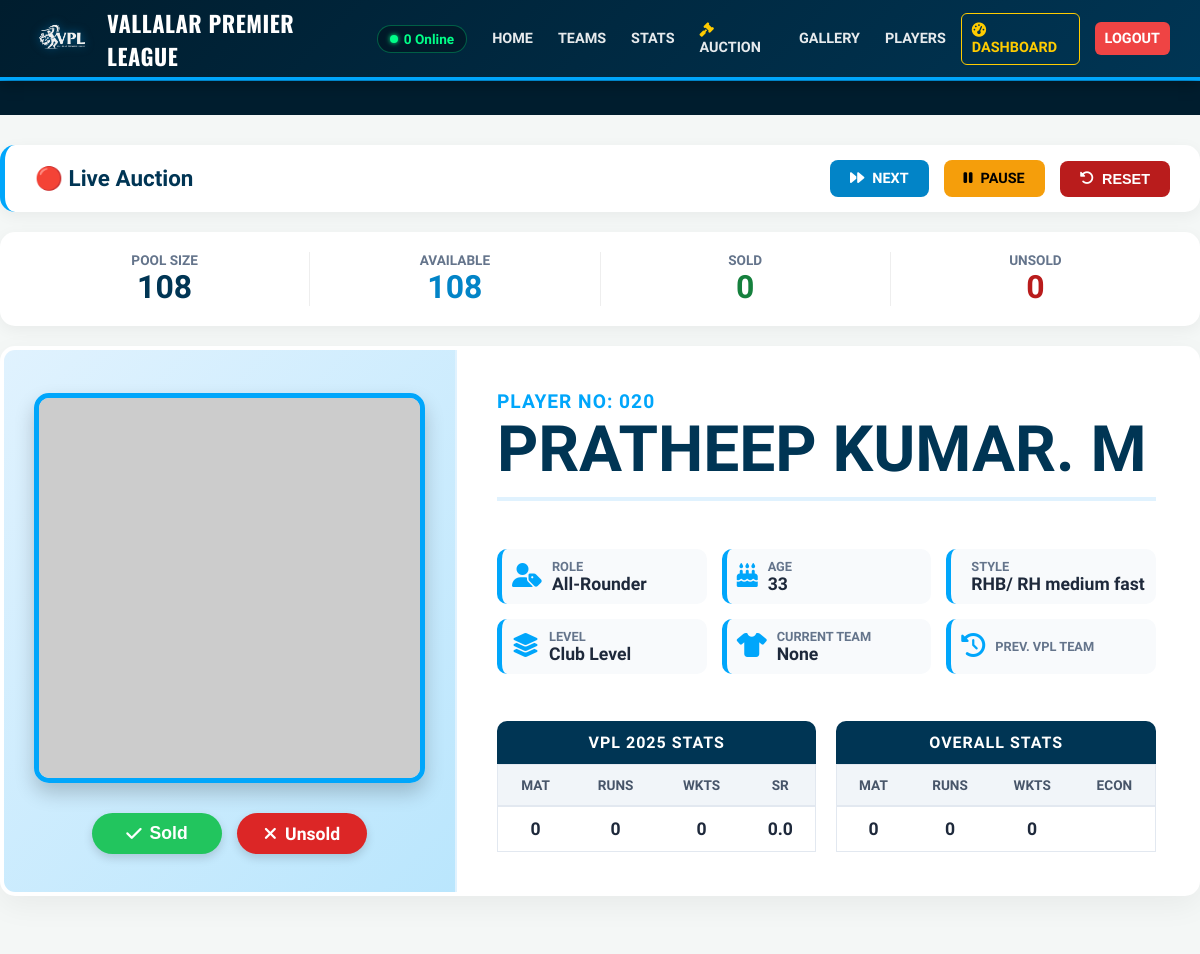
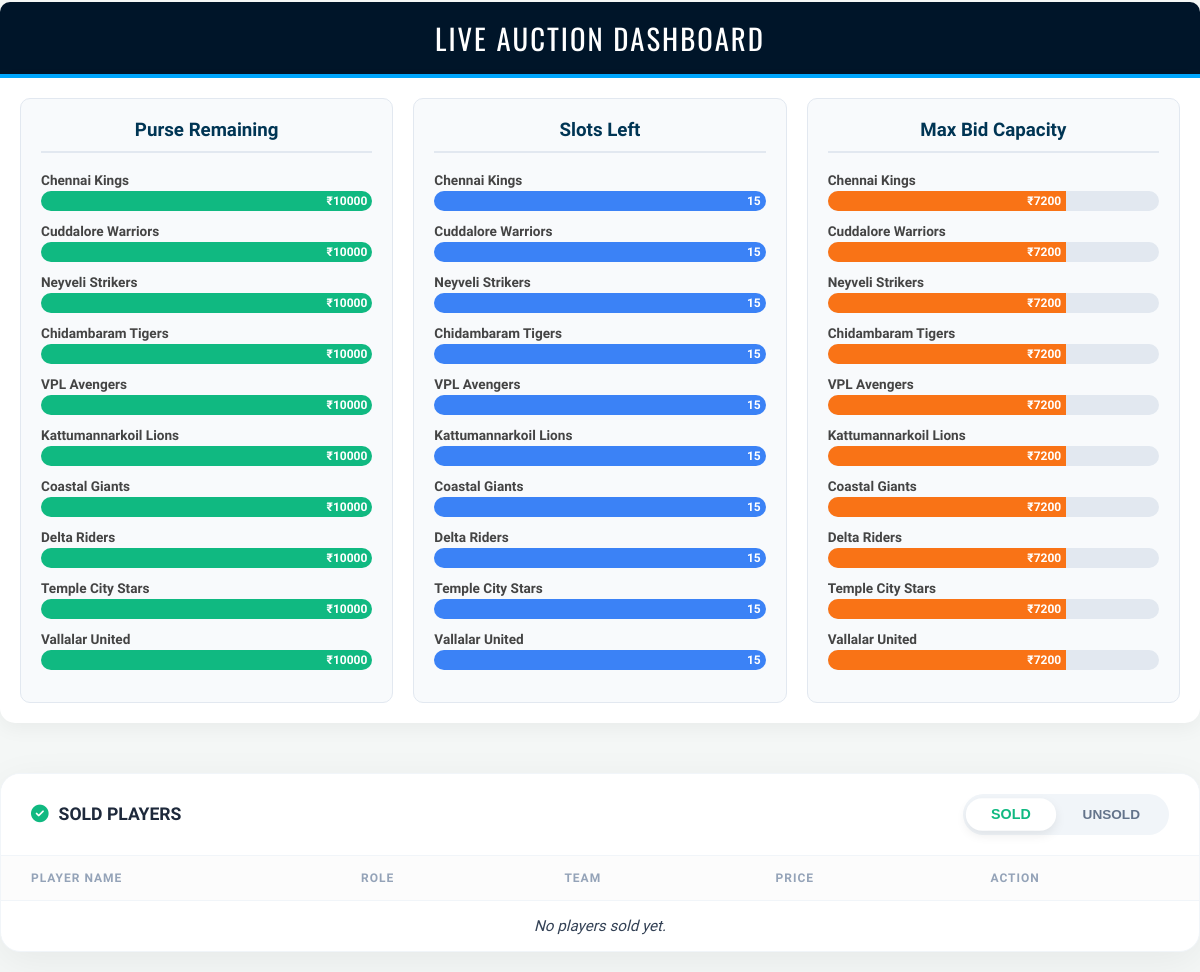
The app's page /auction (signed in) with its own data (2 pictures, top to bottom).
### app.py (models this page shows, shortened)
class Player(db.Model):
    id = db.Column(db.Integer, primary_key=True)
    vpl_id = db.Column(db.String(20), unique=True)
    full_name = db.Column(db.String(100), nullable=False)
    age = db.Column(db.Integer)
    phone = db.Column(db.String(15), unique=True, nullable=False)
    level = db.Column(db.String(50))
    role = db.Column(db.String(50))
    style = db.Column(db.String(100))
    ch_mobile = db.Column(db.String(15))
    ch_name = db.Column(db.String(100))
    current_team = db.Column(db.String(100))
    prev_team = db.Column(db.String(100))
    photo = db.Column(db.String(200))
    shirt_name = db.Column(db.String(50))
    shirt_number = db.Column(db.Integer)
    shirt_size = db.Column(db.String(10))
    sleeves = db.Column(db.String(20))
    payment_method = db.Column(db.String(50))
    status = db.Column(db.String(20), default='Pending Approval')
    payment_screenshot = db.Column(db.String(200))
    comments = db.Column(db.Text)
    vpl_mat = db.Column(db.Integer, default=0)
    vpl_runs = db.Column(db.Integer, default=0)
    vpl_wkts = db.Column(db.Integer, default=0)
    vpl_sr = db.Column(db.Float, default=0.0)
    or_mat = db.Column(db.Integer, default=0)
    or_runs = db.Column(db.Integer, default=0)
    or_wkts = db.Column(db.Integer, default=0)
    or_sr = db.Column(db.Float, default=0.0)
    auction_status = db.Column(db.String(20), default='Upcoming') # Upcoming, Live, Sold, Unsold
    base_price = db.Column(db.Integer, default=200)
    current_bid = db.Column(db.Integer, default=0)
    bid_team_name = db.Column(db.String(100), nullable=True)
    sold_price = db.Column(db.Integer, default=0)
    team_id = db.Column(db.Integer, db.ForeignKey('team.id'), nullable=True)

class Team(db.Model):
    id = db.Column(db.Integer, primary_key=True)
    name = db.Column(db.String(100), nullable=False)
    logo = db.Column(db.String(100), default='default_team.png')
    color = db.Column(db.String(20), default='#00a6fb')
    purse_amount = db.Column(db.Integer, default=10000)
    spent_amount = db.Column(db.Integer, default=0)
    players_count = db.Column(db.Integer, default=0)
    rtm_count = db.Column(db.Integer, default=2)
    players = db.relationship('Player', backref='team', lazy=True)
    @property
    def purse_rem(self):
        return self.purse_amount - self.spent_amount
    @property
    def slots_left(self):
        return 15 - self.players_count
    @property
    def max_bid(self):
        if self.slots_left <= 0: return 0
        if self.slots_left == 1: return self.purse_rem
        reserved_money = (self.slots_left - 1) * 200
        return max(0, self.purse_rem - reserved_money)

### app.py (the view)
@app.route('/auction')
def auction():
    control = AuctionControl.query.first()
    if not control:
        control = AuctionControl(current_player_id=None, status='Not Started')
        db.session.add(control)
        db.session.commit()
    if control.current_player_id:
        current_player = db.session.get(Player, control.current_player_id)
    else:
        current_player = None
    stats = {
        'pool': Player.query.count(),
        'sold': Player.query.filter_by(auction_status='Sold').count(),
        'unsold': Player.query.filter_by(auction_status='Unsold').count(),
        'available': Player.query.filter(Player.auction_status.notin_(['Sold', 'Unsold'])).count()
    }
    teams = Team.query.all()
    dash_data = []
    MAX_PURSE = 10000 # Adjust if your max budget is different
    MAX_SLOTS = 15    # Adjust if your team size is different
    for t in teams:
        dash_data.append({
            'id': t.id,
            'name': t.name,
            'purse_rem': t.purse_rem,
            'purse_pct': (t.purse_rem / MAX_PURSE) * 100 if MAX_PURSE > 0 else 0,
            'slots_left': t.slots_left,
            'slots_pct': (t.slots_left / MAX_SLOTS) * 100 if MAX_SLOTS > 0 else 0,
            'max_bid': t.max_bid,
            'max_bid_pct': (t.max_bid / MAX_PURSE) * 100 if MAX_PURSE > 0 else 0,
            'rtm_count': t.rtm_count
        })
    is_admin = current_user.is_authenticated and current_user.role in ['admin', 'super_admin']
    is_captain = current_user.is_authenticated and current_user.role == 'captain'
    sold_players = Player.query.filter_by(auction_status='Sold').order_by(Player.id.desc()).all()
    unsold_players = Player.query.filter_by(auction_status='Unsold').order_by(Player.id.desc()).all()
    wishlist_ids = []
    my_wishlist_players = []
    if is_captain:
        wishlist_items = Wishlist.query.filter_by(user_id=current_user.id).all()
        wishlist_ids = [item.player_id for item in wishlist_items]
        if wishlist_ids:
            my_wishlist_players = Player.query.filter(Player.id.in_(wishlist_ids)).all()
    return render_template('auction.html',
                           player=current_player,
                           teams=dash_data,
                           stats=stats,
                           control=control,
                           is_admin=is_admin,
                           is_captain=is_captain,
                           sold_players=sold_players,
                           unsold_players=unsold_players,
                           wishlist_ids=wishlist_ids,
                           my_wishlist_players=my_wishlist_players)

### app.py (called while the page is built)
@login_manager.user_loader
def load_user(user_id):
    return db.session.get(User, int(user_id))  # <--- NEW WAY

@app.before_request
def update_last_seen():
    if current_user.is_authenticated:
        current_user.last_seen = datetime.now()
        db.session.commit()

@app.context_processor
def inject_online_count():
    try:
        five_mins_ago = datetime.now() - timedelta(minutes=5)
        count = User.query.filter(User.last_seen > five_mins_ago).count()
    except:
        count = 0
    return dict(online_count=count)

### templates/auction.html (shortened to what this page needs)
{% extends "base.html" %}
{% block content %}
<div class="auction-wrapper">
    <div class="top-header">
        <h2 class="header-title">
            {% if control.status == 'Not Started' %} Auction Ready
            {% elif control.status == 'Paused' %} ⚠️ Auction Paused
            {% else %} 🔴 Live Auction {% endif %}
        </h2>
        <div class="header-controls">
            {% if is_admin %}
                {% if control.status == 'Not Started' %}
                    <a href="{{ url_for('auction_control', action='start') }}" class="ctrl-btn btn-start"><i class="fa fa-play"></i> START</a>
                {% elif control.status == 'Live' %}
                    <a href="{{ url_for('pick_random_player') }}" class="ctrl-btn btn-next"><i class="fa fa-forward"></i> NEXT</a>
                    <a href="{{ url_for('auction_control', action='pause') }}" class="ctrl-btn btn-pause"><i class="fa fa-pause"></i> PAUSE</a>
                {% else %}
                    <a href="{{ url_for('auction_control', action='resume') }}" class="ctrl-btn btn-start"><i class="fa fa-play"></i> RESUME</a>
                {% endif %}
                <button onclick="openModal()" class="ctrl-btn btn-reset"><i class="fa fa-rotate-left"></i> RESET</button>
            {% else %}
                <span style="font-weight:bold; color:#64748b; background:#f1f5f9; padding:8px 15px; border-radius:20px;">
                    <i class="fa fa-eye"></i> Audience View
                </span>
            {% endif %}
        </div>
    </div>
    <div class="stats-bar">
        <div class="stat-item"><span class="stat-label">Pool Size</span><span class="stat-value">{{ stats.pool }}</span></div>
        <div class="stat-item"><span class="stat-label">Available</span><span class="stat-value" style="color:var(--info-color);">{{ stats.available }}</span></div>
        <div class="stat-item"><span class="stat-label">Sold</span><span class="stat-value" style="color:var(--success-color);">{{ stats.sold }}</span></div>
        <div class="stat-item"><span class="stat-label">Unsold</span><span class="stat-value" style="color:var(--danger-color);">{{ stats.unsold }}</span></div>
    </div>
    {% if player and control.status != 'Not Started' %}
    <div class="projector-container">
        <div class="card-sidebar">
            <div class="player-photo-frame">
                <img src="{{ url_for('static', filename='uploads/' + player.photo) }}" onerror="this.src='https://via.placeholder.com/400'" class="player-photo">
            </div>
            {% if is_admin and control.status == 'Live' %}
            <div class="action-row">
                 <button onclick="openSoldModal()" class="action-pill-btn pill-sold"><i class="fa fa-check"></i> Sold</button>
                 <a href="{{ url_for('mark_unsold', player_id=player.id) }}" class="action-pill-btn pill-unsold"><i class="fa fa-times"></i> Unsold</a>
            </div>
            {% endif %}
        </div>
        <div class="card-content">
            <div>
                <div class="player-no-label">PLAYER NO: {{ player.vpl_id | replace('VPL', '') | replace('-', '') | trim }}</div>
                <h1 class="player-name">{{ player.full_name }}</h1>
            </div>
            <div class="profile-grid">
                <div class="profile-item"><div class="profile-icon"><i class="fa fa-user-tag"></i></div><div class="profile-data"><label>Role</label><span>{{ player.role }}</span></div></div>
                <div class="profile-item"><div class="profile-icon"><i class="fa fa-birthday-cake"></i></div><div class="profile-data"><label>Age</label><span>{{ player.age }}</span></div></div>
                <div class="profile-item"><div class="profile-icon"></div><div class="profile-data"><label>Style</label><span>{{ player.style }}</span></div></div>
                <div class="profile-item"><div class="profile-icon"><i class="fa fa-layer-group"></i></div><div class="profile-data"><label>Level</label><span>{{ player.level }}</span></div></div>
                <div class="profile-item"><div class="profile-icon"><i class="fa fa-shirt"></i></div><div class="profile-data"><label>Current Team</label><span>{{ player.current_team }}</span></div></div>
                <div class="profile-item"><div class="profile-icon"><i class="fa fa-history"></i></div><div class="profile-data"><label>Prev. VPL Team</label></div></div>
            </div>
            <div style="display:flex; gap:20px; margin-top:20px;">
                <div class="stats-table-box">
                    <div class="stats-header">VPL 2025 Stats</div>
                    <table class="styled-table">
                        <tr><th>Mat</th><th>Runs</th><th>Wkts</th><th>SR</th></tr>
                        <tr><td>{{ player.vpl_mat }}</td><td>{{ player.vpl_runs }}</td><td>{{ player.vpl_wkts }}</td><td>{{ player.vpl_sr }}</td></tr>
                    </table>
                </div>
                <div class="stats-table-box">
                     <div class="stats-header">Overall Stats</div>
                     <table class="styled-table">
                        <tr><th>Mat</th><th>Runs</th><th>Wkts</th><th>Econ</th></tr>
                        <tr><td>{{ player.or_mat }}</td><td>{{ player.or_runs }}</td><td>{{ player.or_wkts }}</td><td>{{ player.or_econ }}</td></tr>
                    </table>
                </div>
            </div>
        </div>
    </div>
    {% endif %}
{% if is_admin %}
<div class="dashboard-section">
        <div class="dashboard-main-title">LIVE AUCTION DASHBOARD</div>
        <div class="dashboard-grid">
            <div class="dash-card">
                <h3>Purse Remaining</h3>
                {% for t in teams %}
                <div class="team-row">
                    <span class="t-name">{{ t.name }}</span>
                    <div class="progress-track">
                        <div class="progress-fill fill-green" style="width: {{ t.purse_pct }}%;">₹{{ t.purse_rem }}</div>
                    </div>
                </div>
                {% endfor %}
            </div>
            <div class="dash-card">
                <h3>Slots Left</h3>
                {% for t in teams %}
                <div class="team-row">
                    <span class="t-name">{{ t.name }}</span>
                    <div class="progress-track">
                        <div class="progress-fill fill-blue" style="width: {{ t.slots_pct }}%;">{{ t.slots_left }}</div>
                    </div>
                </div>
                {% endfor %}
            </div>
            <div class="dash-card">
                <h3>Max Bid Capacity</h3>
                {% for t in teams %}
                <div class="team-row">
                    <span class="t-name">{{ t.name }}</span>
                    <div class="progress-track">
                        <div class="progress-fill fill-orange" style="width: {{ t.max_bid_pct }}%;">₹{{ t.max_bid }}</div>
                    </div>
                </div>
                {% endfor %}
            </div>
        </div>
    </div>
    {% endif %}
<div class="player-list-container">
    <div class="list-header">
        <h3 class="list-title" id="list-title-text">
            <i class="fa fa-check-circle" style="color:#10b981;"></i> SOLD PLAYERS
        </h3>
        <div class="toggle-wrapper">
            <button onclick="switchTab('sold')" id="btn-sold" class="tab-btn sold-tab active">
                SOLD
            </button>
            <button onclick="switchTab('unsold')" id="btn-unsold" class="tab-btn unsold-tab">
                UNSOLD
            </button>
        </div>
    </div>
    <div id="sold-section" class="fade-in-section">
        <table class="pro-table">
            <thead>
                <tr>
                    <th>Player Name</th>
                    <th>Role</th>
                    <th>Team</th>
                    <th>Price</th>
                    {% if is_admin %}<th>Action</th>{% endif %}
                </tr>
            </thead>
            <tbody>
                {% for p in sold_players %}
                <tr>
                    <td class="col-name">{{ p.full_name }}</td>
                    <td><span class="badge-role">{{ p.role }}</span></td>
                    <td>
                        <div class="col-team">
                            <i class="fa fa-shirt"></i> {{ p.team.name if p.team else '--' }}
                        </div>
                    </td>
                    <td class="col-price">₹{{ p.sold_price }}</td>
                    {% if is_admin %}
                    <td>
                        <form action="{{ url_for('revert_last_sale') }}" method="POST" onsubmit="return confirm('Undo last sale?');" style="margin:0;">
                            <input type="hidden" name="player_id" value="{{ p.id }}">
                            <button type="submit" class="btn-undo-circle" title="Undo Sale">
                                <i class="fa fa-undo"></i>
                            </button>
                        </form>
                    </td>
                    {% endif %}
                </tr>
                {% else %}
                <tr><td colspan="5" class="empty-state">No players sold yet.</td></tr>
                {% endfor %}
            </tbody>
        </table>
    </div>
</div>
</div>
{% endblock %}

### templates/base.html (style rules this page uses)
:root { --vpl-blue: #00a6fb; --navy-dark: #001d2e; --navy-light: #003554; }
html, body { overflow-x: hidden; width: 100%; }
body { font-family: 'Segoe UI', sans-serif; margin: 0; padding-top: 125px; background: #f4f7f6; box-sizing: border-box; }
*, *:before, *:after { box-sizing: inherit; }

### records on screen
Player: full_name "PRATHEEP KUMAR. M", role "All-Rounder", age "33", style "RHB/ RH medium fast", level "Club Level", current_team "None", vpl_mat "0", vpl_runs "0", vpl_wkts "0", vpl_sr "0.0", or_mat "0", or_runs "0", or_wkts "0"
Team: name "Chennai Kings", {{ t.purse_pct }} 100.0 (drawn), purse_rem "10000", {{ t.slots_pct }} 100.0 (drawn), slots_left "15", {{ t.max_bid_pct }} 72.0 (drawn), max_bid "7200"
Team: name "Cuddalore Warriors", {{ t.purse_pct }} 100.0 (drawn), purse_rem "10000", {{ t.slots_pct }} 100.0 (drawn), slots_left "15", {{ t.max_bid_pct }} 72.0 (drawn), max_bid "7200"
Team: name "Neyveli Strikers", {{ t.purse_pct }} 100.0 (drawn), purse_rem "10000", {{ t.slots_pct }} 100.0 (drawn), slots_left "15", {{ t.max_bid_pct }} 72.0 (drawn), max_bid "7200"
Team: name "Chidambaram Tigers", {{ t.purse_pct }} 100.0 (drawn), purse_rem "10000", {{ t.slots_pct }} 100.0 (drawn), slots_left "15", {{ t.max_bid_pct }} 72.0 (drawn), max_bid "7200"
Team: name "VPL Avengers", {{ t.purse_pct }} 100.0 (drawn), purse_rem "10000", {{ t.slots_pct }} 100.0 (drawn), slots_left "15", {{ t.max_bid_pct }} 72.0 (drawn), max_bid "7200"
Team: name "Kattumannarkoil Lions", {{ t.purse_pct }} 100.0 (drawn), purse_rem "10000", {{ t.slots_pct }} 100.0 (drawn), slots_left "15", {{ t.max_bid_pct }} 72.0 (drawn), max_bid "7200"
Team: name "Coastal Giants", {{ t.purse_pct }} 100.0 (drawn), purse_rem "10000", {{ t.slots_pct }} 100.0 (drawn), slots_left "15", {{ t.max_bid_pct }} 72.0 (drawn), max_bid "7200"
Team: name "Delta Riders", {{ t.purse_pct }} 100.0 (drawn), purse_rem "10000", {{ t.slots_pct }} 100.0 (drawn), slots_left "15", {{ t.max_bid_pct }} 72.0 (drawn), max_bid "7200"
Team: name "Temple City Stars", {{ t.purse_pct }} 100.0 (drawn), purse_rem "10000", {{ t.slots_pct }} 100.0 (drawn), slots_left "15", {{ t.max_bid_pct }} 72.0 (drawn), max_bid "7200"
Team: name "Vallalar United", {{ t.purse_pct }} 100.0 (drawn), purse_rem "10000", {{ t.slots_pct }} 100.0 (drawn), slots_left "15", {{ t.max_bid_pct }} 72.0 (drawn), max_bid "7200"

### other values on screen
{{ online_count|default(0) }} "0"
{{ stats.pool }} "108"
{{ stats.available }} "108"
{{ stats.sold }} "0"
{{ stats.unsold }} "0"
{{ player.vpl_id | replace('VPL', '') | replace('-', '') | trim }} "020"
